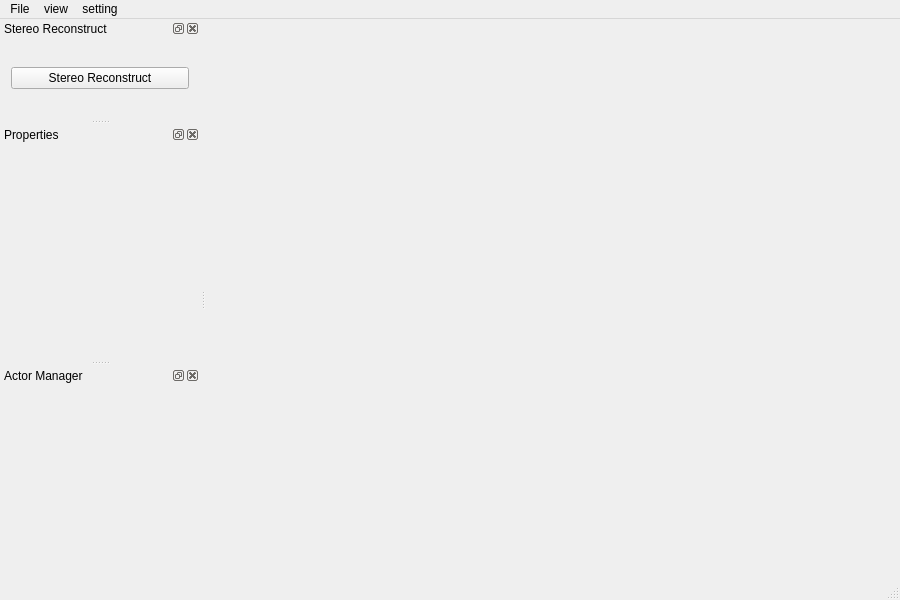
<?xml version="1.0" encoding="UTF-8"?>
<ui version="4.0">
 <class>scannerClass</class>
 <widget class="QMainWindow" name="scannerClass">
  <property name="geometry">
   <rect>
    <x>0</x>
    <y>0</y>
    <width>900</width>
    <height>600</height>
   </rect>
  </property>
  <property name="minimumSize">
   <size>
    <width>900</width>
    <height>600</height>
   </size>
  </property>
  <property name="windowTitle">
   <string>scanner</string>
  </property>
  <property name="windowIcon">
   <iconset resource="scanner.qrc">
    <normaloff>:/scanner/Resources/Icons/3D.jpg</normaloff>:/scanner/Resources/Icons/3D.jpg</iconset>
  </property>
  <property name="iconSize">
   <size>
    <width>24</width>
    <height>24</height>
   </size>
  </property>
  <property name="documentMode">
   <bool>false</bool>
  </property>
  <property name="dockOptions">
   <set>QMainWindow::AllowTabbedDocks|QMainWindow::AnimatedDocks</set>
  </property>
  <widget class="QWidget" name="centralWidget">
   <layout class="QGridLayout" name="gridLayout">
    <item row="0" column="0">
     <widget class="QVTKWidget" name="qvtkWidget"/>
    </item>
   </layout>
  </widget>
  <widget class="QMenuBar" name="menuBar">
   <property name="geometry">
    <rect>
     <x>0</x>
     <y>0</y>
     <width>900</width>
     <height>26</height>
    </rect>
   </property>
   <widget class="QMenu" name="menuFile">
    <property name="title">
     <string>File</string>
    </property>
   </widget>
   <widget class="QMenu" name="menuView">
    <property name="title">
     <string>view</string>
    </property>
   </widget>
   <widget class="QMenu" name="menuSetting">
    <property name="title">
     <string>setting</string>
    </property>
   </widget>
   <addaction name="menuFile"/>
   <addaction name="menuView"/>
   <addaction name="menuSetting"/>
  </widget>
  <widget class="QStatusBar" name="statusBar"/>
  <widget class="QDockWidget" name="dockWidget_2">
   <property name="minimumSize">
    <size>
     <width>200</width>
     <height>100</height>
    </size>
   </property>
   <property name="maximumSize">
    <size>
     <width>240</width>
     <height>100</height>
    </size>
   </property>
   <property name="windowTitle">
    <string>Stereo Reconstruct</string>
   </property>
   <attribute name="dockWidgetArea">
    <number>1</number>
   </attribute>
   <widget class="QWidget" name="dockWidgetContents_2">
    <layout class="QGridLayout" name="gridLayout_3">
     <item row="0" column="0">
      <widget class="QPushButton" name="pushButtonStereoReconstruct">
       <property name="text">
        <string>Stereo Reconstruct</string>
       </property>
      </widget>
     </item>
    </layout>
   </widget>
  </widget>
  <widget class="QDockWidget" name="dockWidgetProperties">
   <property name="minimumSize">
    <size>
     <width>200</width>
     <height>111</height>
    </size>
   </property>
   <property name="maximumSize">
    <size>
     <width>240</width>
     <height>524287</height>
    </size>
   </property>
   <property name="windowTitle">
    <string>Properties</string>
   </property>
   <attribute name="dockWidgetArea">
    <number>1</number>
   </attribute>
   <widget class="QWidget" name="dockWidgetContentsProperty"/>
  </widget>
  <widget class="QDockWidget" name="dockWidgetActorManager">
   <property name="minimumSize">
    <size>
     <width>90</width>
     <height>100</height>
    </size>
   </property>
   <property name="windowTitle">
    <string>Actor Manager</string>
   </property>
   <attribute name="dockWidgetArea">
    <number>1</number>
   </attribute>
   <widget class="QWidget" name="dockWidgetContentsActorManager"/>
  </widget>
 </widget>
 <layoutdefault spacing="6" margin="11"/>
 <customwidgets>
  <customwidget>
   <class>QVTKWidget</class>
   <extends>QWidget</extends>
   <header>QVTKWidget.h</header>
  </customwidget>
 </customwidgets>
 <resources>
  <include location="scanner.qrc"/>
 </resources>
 <connections/>
</ui>
